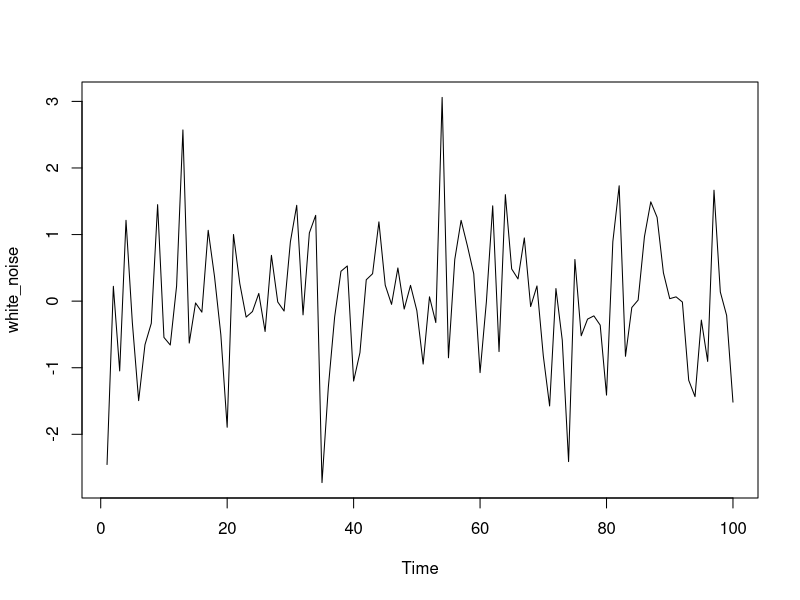
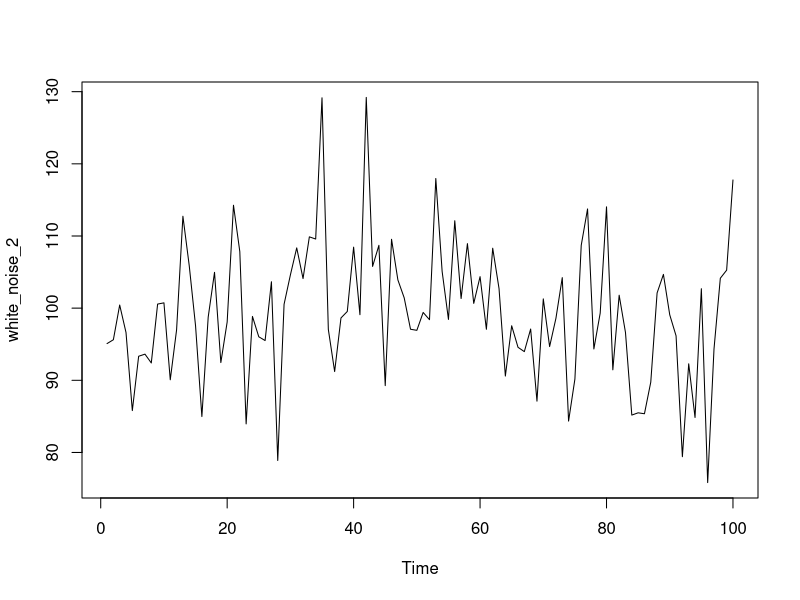

Write the R code that produced these figures, in order.
# Simulate a WN model with list(order = c(0, 0, 0))
white_noise<- arima.sim(model = list(order = c(0, 0, 0)), n = 100)

# Plot the WN observations
ts.plot(white_noise)

# Simulate from the WN model with: mean = 100, sd = 10
white_noise_2 <- arima.sim(list(order = c(0, 0, 0)), n = 100, mean = 100, sd = 10)

# Plot your white_noise_2 data
ts.plot(white_noise_2)

############

